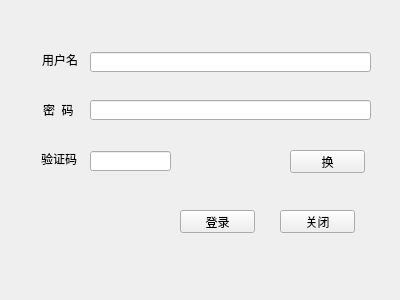
<?xml version="1.0" encoding="UTF-8"?>
<ui version="4.0">
 <class>LoginCode</class>
 <widget class="QWidget" name="LoginCode">
  <property name="geometry">
   <rect>
    <x>0</x>
    <y>0</y>
    <width>400</width>
    <height>300</height>
   </rect>
  </property>
  <property name="windowTitle">
   <string>LoginCode</string>
  </property>
  <widget class="QLabel" name="label_3">
   <property name="geometry">
    <rect>
     <x>41</x>
     <y>151</y>
     <width>36</width>
     <height>16</height>
    </rect>
   </property>
   <property name="text">
    <string>验证码</string>
   </property>
  </widget>
  <widget class="QLineEdit" name="code">
   <property name="geometry">
    <rect>
     <x>90</x>
     <y>151</y>
     <width>81</width>
     <height>20</height>
    </rect>
   </property>
  </widget>
  <widget class="CodeArea" name="m_pCodeArea" native="true">
   <property name="geometry">
    <rect>
     <x>180</x>
     <y>150</y>
     <width>91</width>
     <height>21</height>
    </rect>
   </property>
  </widget>
  <widget class="QPushButton" name="replaceBtn">
   <property name="geometry">
    <rect>
     <x>290</x>
     <y>150</y>
     <width>75</width>
     <height>23</height>
    </rect>
   </property>
   <property name="text">
    <string>换</string>
   </property>
  </widget>
  <widget class="QLabel" name="label">
   <property name="geometry">
    <rect>
     <x>42</x>
     <y>52</y>
     <width>36</width>
     <height>16</height>
    </rect>
   </property>
   <property name="text">
    <string>用户名</string>
   </property>
  </widget>
  <widget class="QLineEdit" name="username">
   <property name="geometry">
    <rect>
     <x>90</x>
     <y>52</y>
     <width>281</width>
     <height>20</height>
    </rect>
   </property>
  </widget>
  <widget class="QLabel" name="label_2">
   <property name="geometry">
    <rect>
     <x>43</x>
     <y>102</y>
     <width>41</width>
     <height>16</height>
    </rect>
   </property>
   <property name="text">
    <string>密  码</string>
   </property>
  </widget>
  <widget class="QLineEdit" name="password">
   <property name="geometry">
    <rect>
     <x>90</x>
     <y>100</y>
     <width>281</width>
     <height>20</height>
    </rect>
   </property>
  </widget>
  <widget class="QPushButton" name="loginBtn">
   <property name="geometry">
    <rect>
     <x>180</x>
     <y>210</y>
     <width>75</width>
     <height>23</height>
    </rect>
   </property>
   <property name="text">
    <string>登录</string>
   </property>
  </widget>
  <widget class="QPushButton" name="closeBtn">
   <property name="geometry">
    <rect>
     <x>280</x>
     <y>210</y>
     <width>75</width>
     <height>23</height>
    </rect>
   </property>
   <property name="text">
    <string>关闭</string>
   </property>
  </widget>
 </widget>
 <layoutdefault spacing="6" margin="11"/>
 <customwidgets>
  <customwidget>
   <class>CodeArea</class>
   <extends>QWidget</extends>
   <header>codearea.h</header>
   <container>1</container>
  </customwidget>
 </customwidgets>
 <resources/>
 <connections/>
</ui>
